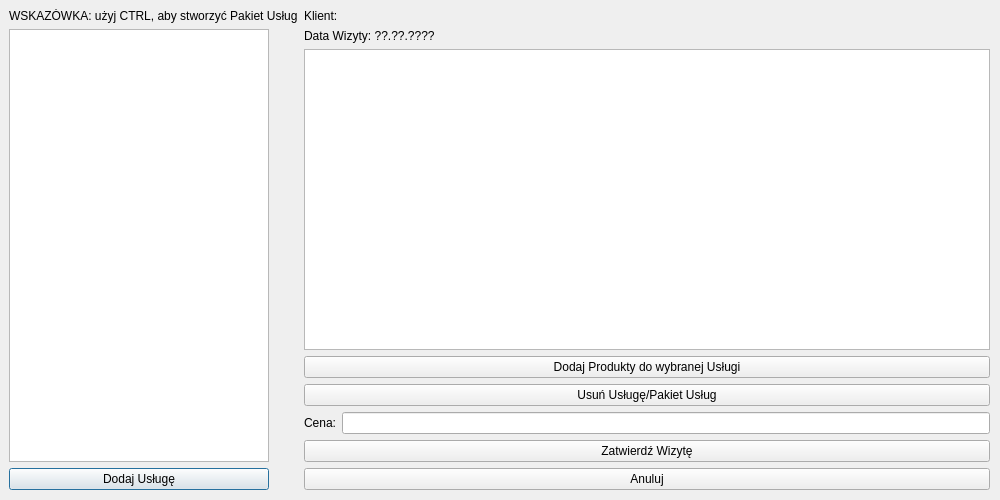
<?xml version="1.0" encoding="UTF-8"?>
<ui version="4.0">
 <class>DefineVisitDialog</class>
 <widget class="QDialog" name="DefineVisitDialog">
  <property name="windowModality">
   <enum>Qt::NonModal</enum>
  </property>
  <property name="geometry">
   <rect>
    <x>0</x>
    <y>0</y>
    <width>1000</width>
    <height>500</height>
   </rect>
  </property>
  <property name="sizePolicy">
   <sizepolicy hsizetype="Maximum" vsizetype="Maximum">
    <horstretch>0</horstretch>
    <verstretch>0</verstretch>
   </sizepolicy>
  </property>
  <property name="minimumSize">
   <size>
    <width>1000</width>
    <height>500</height>
   </size>
  </property>
  <property name="maximumSize">
   <size>
    <width>1000</width>
    <height>500</height>
   </size>
  </property>
  <property name="windowTitle">
   <string>Dialog</string>
  </property>
  <widget class="QWidget" name="horizontalLayoutWidget">
   <property name="geometry">
    <rect>
     <x>9</x>
     <y>9</y>
     <width>981</width>
     <height>481</height>
    </rect>
   </property>
   <layout class="QHBoxLayout" name="horizontalLayout">
    <property name="sizeConstraint">
     <enum>QLayout::SetMinAndMaxSize</enum>
    </property>
    <item>
     <layout class="QVBoxLayout" name="verticalLayout_2">
      <item>
       <widget class="QLabel" name="CTRLinfo">
        <property name="text">
         <string>WSKAZÓWKA: użyj CTRL, aby stworzyć Pakiet Usług</string>
        </property>
       </widget>
      </item>
      <item>
       <widget class="QListWidget" name="AvailableServices">
        <property name="minimumSize">
         <size>
          <width>260</width>
          <height>0</height>
         </size>
        </property>
        <property name="maximumSize">
         <size>
          <width>260</width>
          <height>16777215</height>
         </size>
        </property>
       </widget>
      </item>
      <item>
       <widget class="QPushButton" name="AddService">
        <property name="maximumSize">
         <size>
          <width>260</width>
          <height>16777215</height>
         </size>
        </property>
        <property name="text">
         <string>Dodaj Usługę</string>
        </property>
       </widget>
      </item>
     </layout>
    </item>
    <item>
     <layout class="QVBoxLayout" name="verticalLayout_3">
      <item>
       <widget class="QLabel" name="clientLabel">
        <property name="text">
         <string>Klient:</string>
        </property>
       </widget>
      </item>
      <item>
       <widget class="QLabel" name="dateLabel">
        <property name="text">
         <string>Data Wizyty: ??.??.????</string>
        </property>
       </widget>
      </item>
      <item>
       <widget class="QTreeView" name="servicesList">
        <property name="minimumSize">
         <size>
          <width>510</width>
          <height>0</height>
         </size>
        </property>
        <property name="maximumSize">
         <size>
          <width>16777215</width>
          <height>700</height>
         </size>
        </property>
       </widget>
      </item>
      <item>
       <widget class="QPushButton" name="AddProducts">
        <property name="text">
         <string>Dodaj Produkty do wybranej Usługi</string>
        </property>
       </widget>
      </item>
      <item>
       <widget class="QPushButton" name="DeleteService">
        <property name="text">
         <string>Usuń Usługę/Pakiet Usług</string>
        </property>
       </widget>
      </item>
      <item>
       <layout class="QHBoxLayout" name="horizontalLayout_3">
        <item>
         <widget class="QLabel" name="priceLabel">
          <property name="text">
           <string>Cena:</string>
          </property>
         </widget>
        </item>
        <item>
         <widget class="QLineEdit" name="priceLineEdit"/>
        </item>
       </layout>
      </item>
      <item>
       <widget class="QPushButton" name="AcceptButton">
        <property name="text">
         <string>Zatwierdź Wizytę</string>
        </property>
       </widget>
      </item>
      <item>
       <widget class="QPushButton" name="CancelButton">
        <property name="text">
         <string>Anuluj</string>
        </property>
       </widget>
      </item>
     </layout>
    </item>
   </layout>
  </widget>
 </widget>
 <resources/>
 <connections/>
</ui>
